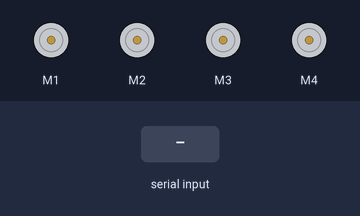
A sketch run on a simulated Arduino Uno, built with avr-gcc and run on an emulated ATmega328P. On the bench: 4 × DC motor (green arrow = forward, orange = backward, longer = faster). The inputs (shaded band) are chosen by the test bench. What the sketch prints to the serial monitor is not drawn.

Above: at 1.2 s.
1.3 s: "F" received over Serial
At 1.8 s:
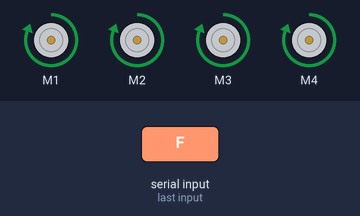
2.8 s: "B" received over Serial
At 4.0 s:
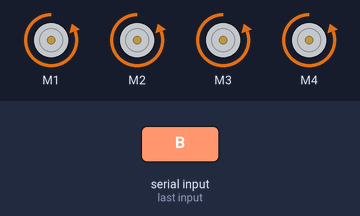
4.3 s: "L" received over Serial
At 5.3 s:
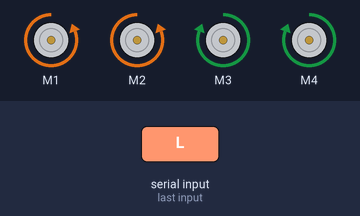
5.8 s: "R" received over Serial
At 6.4 s:
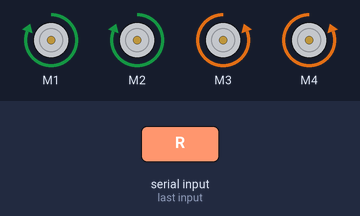
7.3 s: "1" received over Serial
At 7.6 s:
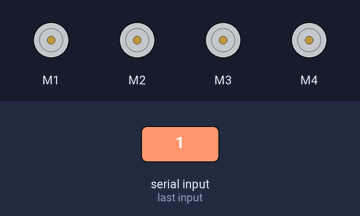
Timing chart, 0 to 9.8 s (numbered marks = the images above; inputs shaded):
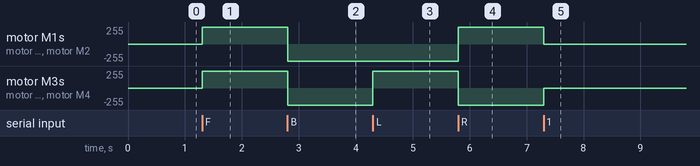

Measured:
- after the input at 1.3 s, motor M1–4: stopped → forward 255/255 at once
- after the input at 2.8 s, motor M1–4: forward 255/255 → backward 255/255 at once
- after the input at 4.3 s, motor M3, motor M4: backward 255/255 → forward 255/255 at once
- after the input at 5.8 s, motor M1, motor M2: backward 255/255 → forward 255/255 at once; motor M3, motor M4: forward 255/255 → backward 255/255 at once
- after the input at 7.3 s, motor M1, motor M2: forward 255/255 → stopped at once; motor M3, motor M4: backward 255/255 → stopped at once

The sketch:

Autonomous_farmer_friend_arduino.ino
```cpp
//Arduino Bluetooth Controlled bot for cultivating land & sowing seeds//
// Before uploading the code you have to install the necessary library//
//AFMotor Library https://learn.adafruit.com/adafruit-motor-shield/library-install //

#include <AFMotor.h>

//initial motors pin
AF_DCMotor motor1(1, MOTOR12_1KHZ);
AF_DCMotor motor2(2, MOTOR12_1KHZ);
AF_DCMotor motor3(3, MOTOR34_1KHZ);
AF_DCMotor motor4(4, MOTOR34_1KHZ);

char command;

void setup()
{
                      //Turn OFF the Led in the beginning


  Serial.begin(9600);  //Set the baud rate to your Bluetooth module.
  Serial.println('F');
}


void loop(){
  if(Serial.available() > 0){
    command = Serial.read();

                 //Turn On the Led
                 //Turn OFF the Led
    Stop(); //initialize with motors stoped
    //Change pin mode only if new command is different from previous.
    //Serial.println(command);
    switch(command){
    case 'F':
      forward();
      break;
    case 'B':
       back();
      break;
    case 'L':
      up();
      break;
    case 'R':
      down();
      break;
    }
  }
}

void forward()
{
  motor1.setSpeed(255); //Define maximum velocity
  motor1.run(FORWARD); //rotate the motor clockwise
  motor2.setSpeed(255); //Define maximum velocity
  motor2.run(FORWARD); //rotate the motor clockwise
  motor3.setSpeed(255);//Define maximum velocity
  motor3.run(FORWARD); //rotate the motor clockwise
  motor4.setSpeed(255);//Define maximum velocity
  motor4.run(FORWARD); //rotate the motor clockwise
}

void back()
{
  motor1.setSpeed(255); //Define maximum velocity
  motor1.run(BACKWARD); //rotate the motor anti-clockwise
  motor2.setSpeed(255); //Define maximum velocity
  motor2.run(BACKWARD); //rotate the motor anti-clockwise
  motor3.setSpeed(255); //Define maximum velocity
  motor3.run(BACKWARD); //rotate the motor anti-clockwise
  motor4.setSpeed(255); //Define maximum velocity
  motor4.run(BACKWARD); //rotate the motor anti-clockwise
}

void up()
{
  motor1.setSpeed(255); //Define maximum velocity
  motor1.run(BACKWARD); //rotate the motor anti-clockwise
  motor2.setSpeed(255); //Define maximum velocity
  motor2.run(BACKWARD); //rotate the motor anti-clockwise
  motor3.setSpeed(255); //Define maximum velocity
  motor3.run(FORWARD);  //rotate the motor clockwise
  motor4.setSpeed(255); //Define maximum velocity
  motor4.run(FORWARD);  //rotate the motor clockwise
}

void down()
{
  motor1.setSpeed(255); //Define maximum velocity
  motor1.run(FORWARD); //rotate the motor clockwise
  motor2.setSpeed(255); //Define maximum velocity
  motor2.run(FORWARD); //rotate the motor clockwise
  motor3.setSpeed(255); //Define maximum velocity
  motor3.run(BACKWARD); //rotate the motor anti-clockwise
  motor4.setSpeed(255); //Define maximum velocity
  motor4.run(BACKWARD); //rotate the motor anti-clockwise
}

void Stop()
{
  motor1.setSpeed(0); //Define minimum velocity
  motor1.run(RELEASE); //stop the motor when release the button
  motor2.setSpeed(0); //Define minimum velocity
  motor2.run(RELEASE); //rotate the motor clockwise
  motor3.setSpeed(0); //Define minimum velocity
  motor3.run(RELEASE); //stop the motor when release the button
  motor4.setSpeed(0); //Define minimum velocity
  motor4.run(RELEASE); //stop the motor when release the button
}
```
